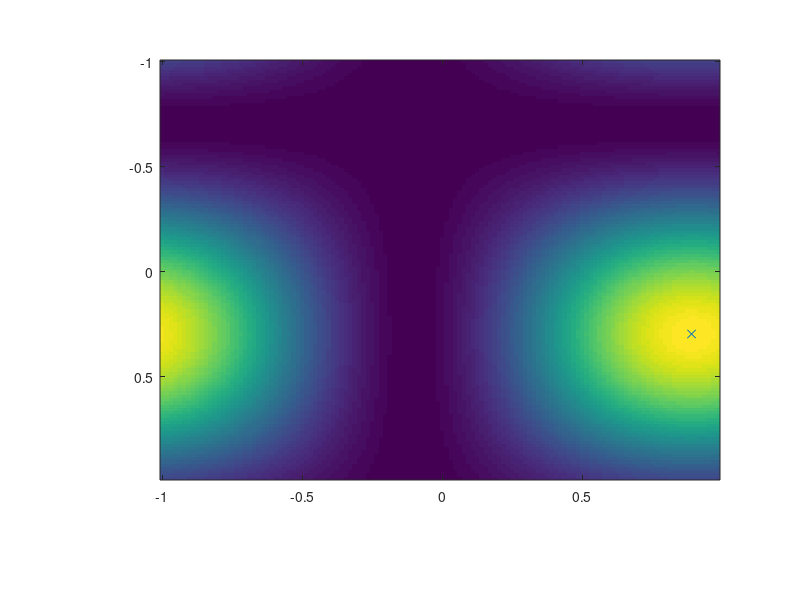

This figure's MATLAB source: (Note: this script raises an error after producing the figure.)
clc;
clearvars;
close all;
load("DFT_2.mat")
DFT_SIM = DFT_2; % The response of SIM, which has been optimized by using the gradient descent algorithm
N_x = 2; % Number of antennas in the x-direction
N_y = 2; % Number of antennas in the y-direction
N = N_x * N_y; % Number of antennas
DFT_x_real = exp(-1i / N_x * 2 * pi * (0 : N_x - 1).' * (0 : N_x - 1));
DFT_y_real = exp(-1i / N_y * 2 * pi * (0 : N_y - 1).' * (0 : N_y - 1));
DFT = kron(DFT_y_real, DFT_x_real); % Generation of the 2D-DFT matrix
%% True electrical angles
rng(14)
psi_x = -rand % Elesctrical angle \psi_x in the x direction
psi_y = -rand % Elesctrical angle \psi_y in the y direction
SV_x = exp(1i * pi * (0 : N_x - 1).' * psi_x);
SV_y = exp(1i * pi * (0 : N_y - 1).' * psi_y);
SV = kron(SV_y, SV_x); % Calculate the steering vector
N_snapshot = 64; % Number of snapshots for each discrete bin, i.e., T_x and T_y in (25)
Spectrum = zeros(N_snapshot * N_x, N_snapshot * N_y); % Fine-resolution angle spectrum
p = zeros(N_snapshot, N_snapshot); % Output gain of the coarse-resolution angle spectrum
%% Find the optimal configuration of the input layer
for ii = 1 : N_snapshot
    for jj = 1 : N_snapshot
        text_x = (ii - 1) / N_snapshot;
        text_y = (jj - 1) / N_snapshot;
        offset_x = exp(-1i / N_x * 2 * pi * (0 : N_x - 1).' * text_x);
        offset_y = exp(-1i / N_y * 2 * pi * (0 : N_y - 1).' * text_y);
        offset = kron(offset_y, offset_x); % Transmission coefficients of the input layer
        output = DFT_SIM * diag(offset) * SV; % DFT in the wave domain
        p(ii, jj) = max(abs(output));
        spectrum_coarse = reshape(output, N_x, N_y); % Coarse-resolution spectrum in the ii-th slot of the jj-th block
        Spectrum(ii : N_snapshot : N_snapshot * N_x, jj : N_snapshot : N_snapshot * N_y) = spectrum_coarse;
    end
end
Spectrum = Spectrum.';
p_peak = max(max(p)); % The peak of the angle spectrum
[row, column] = find(p == p_peak); % The index corresponding to the peak
offset_x = exp(-1i * 2 * pi / N_x * (0 : N_x - 1).' * (row - 1) / N_snapshot);
offset_y = exp(-1i * 2 * pi / N_y * (0 : N_y - 1).' * (column - 1) / N_snapshot);
offset = kron(offset_y, offset_x); % Transmission coefficients of the input layer
output = DFT_SIM * diag(offset) * SV; % DFT in the wave domain
%% Estimated electrical angles
[~, index] = max(abs(output));
y_index = ceil(index / N_x);
x_index = mod(index - 1, N_x) + 1;
psi_x_est = mod(((x_index - 1) / N_x + (row - 1) / N_snapshot /N_x) * 2 + 1, 2) - 1 % Estimated elesctrical angle \psi_x in the x direction
psi_y_est = mod(((y_index - 1) / N_y + (column - 1) / N_snapshot / N_y) * 2 + 1, 2) - 1 % Estimated elesctrical angle \psi_y in the y direction
%% Plot the angle specturm
xx_set = -1 : 2 / (N_snapshot * N_x) : 1 - 2 / (N_snapshot * N_x);
yy_set = -1 : 2 / (N_snapshot * N_y) : 1 - 2 / (N_snapshot * N_y);
figure;
Spectrum_gain = abs(Spectrum) .^ 2 / N ^ 2;
set(gca, 'Position', [0.2 0.2 0.7 0.7]);
imagesc(xx_set, yy_set, Spectrum_gain);
Spectrum_gain_peak = max(max(Spectrum_gain));
[row, column] = find(Spectrum_gain == Spectrum_gain_peak);
hold on
cross = scatter(xx_set(column), yy_set(row), 'x');
cross.SizeData = 100;
cross.LineWidth = 2.5;
cross.MarkerEdgeColor = 'r';
xlabel('\psi_x')
ylabel('\psi_y')
colorbar
colormap parula
set(gca, 'fontsize', 18);